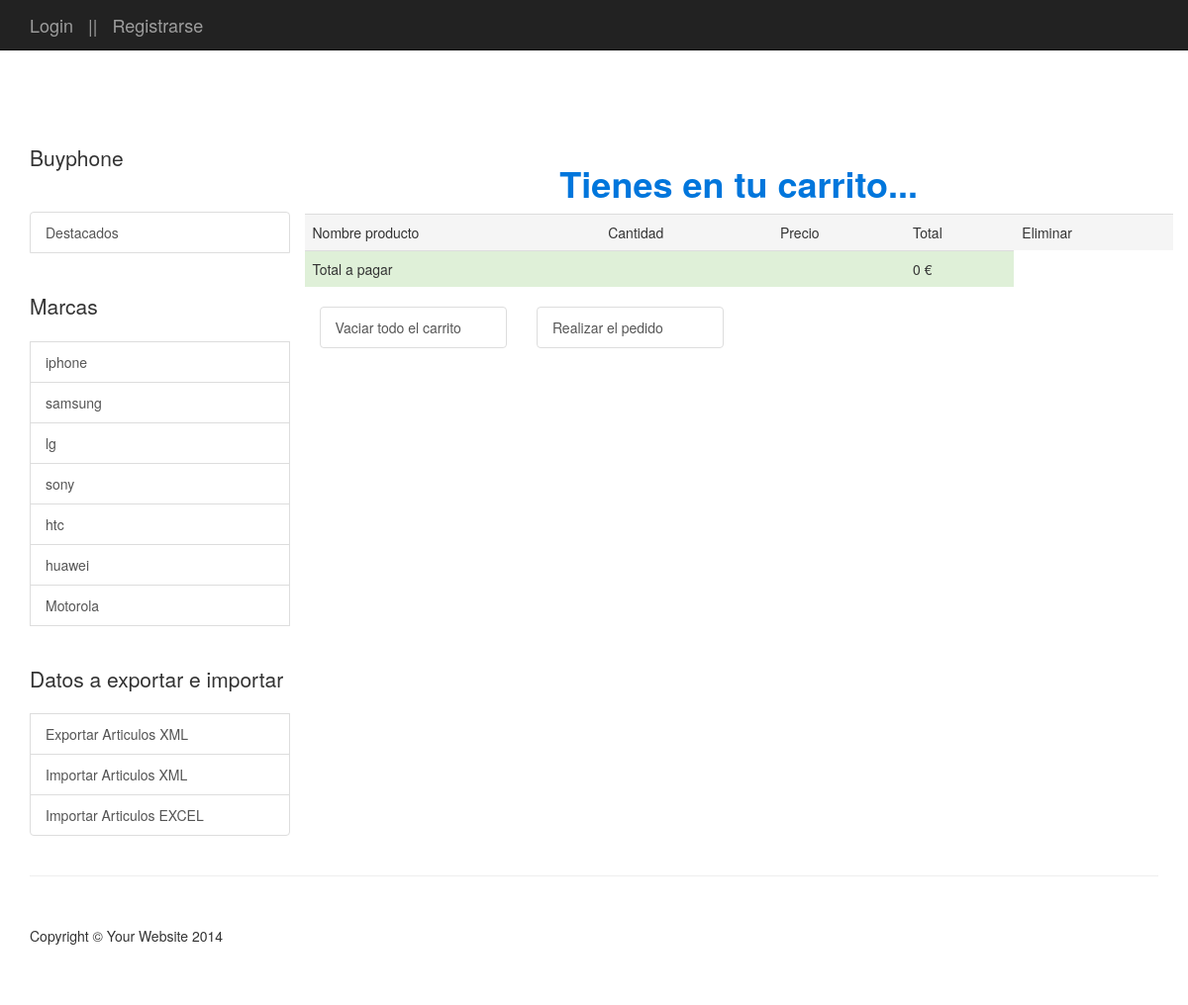
Page /index.php/cont_carrito/MuestraCarrito on the committed database.
### tables this page shows
CREATE TABLE `categoria` (
  `idcat` int(11) NOT NULL AUTO_INCREMENT,
  `nombrecat` varchar(45) NOT NULL,
  `codcat` varchar(10) NOT NULL,
  `descrip_cat` varchar(120) DEFAULT NULL,
  `anuncio_cat` varchar(45) DEFAULT NULL,
  PRIMARY KEY (`idcat`),
  UNIQUE KEY `idcat_UNIQUE` (`idcat`),
  UNIQUE KEY `codcat_UNIQUE` (`codcat`)
);

### application/controllers/Cont_Carrito.php (called while the page is built, shortened)
<?php
class Cont_Carrito extends CI_Controller {
           public function MuestraCarrito() {
            $datos_carrito=$this->carrito->get_content();
            $pretotal=$this->carrito->precio_total();
           $this->CargaPlantilla(
                        $this->load->view('Vistacarrito',array(
                        'datos_car'=>$datos_carrito,
                            'precio_total'=>$pretotal,
                            ),TRUE),"Tienes en tu carrito...");
            }
           protected function CargaPlantilla($cuerpo='',$encabezado="") {
            $categ=$this->Modelo_tv->Categorias();
            $this->load->view('vista_principal',array(
                'categorias'=>$categ,
                'cuerpo'=>$cuerpo,
                'encabezado'=>$encabezado
                ));
           }
}

### index.php (called while the page is built, shortened)
<?php
require_once BASEPATH.'core/CodeIgniter.php';

### application/models/modelo_tv.php (called while the page is built, shortened)
<?php
class Modelo_tv extends CI_Model {
        public function Categorias() {
            $cat=$this->db->get('categoria');
            return $cat->result_array();
        }
}

### application/views/vista_principal.php (the view, shortened to what this page needs)
<!DOCTYPE html>
<html lang="en">
<head>
    <link href="<?=base_url().'asset/'?>plantilla/css/bootstrap.min.css" rel="stylesheet">
    <link href="<?=base_url().'asset/'?>plantilla/css/shop-homepage.css" rel="stylesheet">
</head>
<body>
    <nav class="navbar navbar-inverse navbar-fixed-top" role="navigation">
        <div class="container">
            <div class="navbar-header">
                <a class="navbar-brand"
                    <?php echo anchor("Cont_user/Login","Login");?></a><span class="navbar-brand">||</span>
                <a class="navbar-brand"
                    <?php echo anchor("Cont_user/Registro","Registrarse");?></a>
            </div>
            <div class="collapse navbar-collapse pull-right" id="bs-example-navbar-collapse-1">
                    <span class="navbar-brand">
                    </span>
                    </div>
            </div>
    </nav>
    <div class="container" style="margin-top: 75px">
        <div class="row">
            <div class="col-md-3">
                <p class="lead">Buyphone</p>
                <br>
                <div class="list-group">
                    <a class="list-group-item"
                        <?php echo anchor("Principal/VerDestacado","Destacados");?></a><br><br>
                    <p class="lead">Marcas</p>
                    <?php foreach ($categorias as $categ) :?>
                    <a  class="list-group-item"
                        <?php echo anchor("Principal/VerCategoria/{$categ['idcat']}",$categ['nombrecat']);?></a>
                    <?php endforeach; ?>
                    <br><br>
                    <p class="lead">Datos a exportar e importar</p>
                    <a  class="list-group-item"
                    <?php echo anchor("Exp_impXML/exporta_cat","Exportar Articulos XML");?></a>
                    <a  class="list-group-item"
                    <?php echo anchor("Exp_impXML/importar","Importar Articulos XML");?></a>
                    <a  class="list-group-item"
                    <?php echo anchor("Impexcel/importaexcel","Importar Articulos EXCEL");?></a>
                </div>
            </div>
            <div class="col-md-9">
                <div class="row">
                    <?php if (isset($cuerpo)) {
                        echo " <div  id='underline'>
                            <h1 style='text-align:center; color:#0076DC'>
                            <b>".$encabezado."</b></h1>
                         </div>";
                        echo $cuerpo;
                    } else {
                        $cuerpo=$this->load->view('destacados');
                    }
                    ?>
                </div>
            </div>
        </div>
    </div>
    <div class="container">
        <hr>
        <footer>
            <div class="row">
                <div class="col-lg-12">
                    <p>Copyright &copy; Your Website 2014</p>
                </div>
            </div>
        </footer>
    </div>
</body>
</html>

### asset/plantilla/css/shop-homepage.css (style rules this page uses)
body { padding-top: 70px; }
footer { margin: 50px 0; }

### rows in the picture
categoria: idcat+nombrecat "iphone"
categoria: idcat+nombrecat "samsung"
categoria: idcat+nombrecat "lg"
categoria: idcat+nombrecat "sony"
categoria: idcat+nombrecat "htc"
categoria: idcat+nombrecat "huawei"
categoria: idcat+nombrecat "Motorola"

### other values in the picture
anchor("Cont_user/Login","Login") "Login"
anchor("Cont_user/Registro","Registrarse") "Registrarse"
anchor("Principal/VerDestacado","Destacados") "Destacados"
anchor("Exp_impXML/exporta_cat","Exportar Articulos XML") "Exportar Articulos XML"
anchor("Exp_impXML/importar","Importar Articulos XML") "Importar Articulos XML"
anchor("Impexcel/importaexcel","Importar Articulos EXCEL") "Importar Articulos EXCEL"
$encabezado "Tienes en tu carrito..."
$precio_total "0"
anchor("Cont_Carrito/LimpiaCarrito","Vaciar todo el carrito") "Vaciar todo el carrito"
anchor("Cont_pedido/RealizaPedido","Realizar el pedido") "Realizar el pedido"
